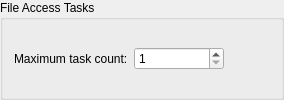
             <widget class="QGroupBox" name="groupBox">
              <property name="title">
               <string>File Access Tasks</string>
              </property>
              <layout class="QVBoxLayout" name="verticalLayout_7">
               <item>
                <widget class="QWidget" name="hwiTaskCount" native="true">
                 <property name="minimumSize">
                  <size>
                   <width>0</width>
                   <height>0</height>
                  </size>
                 </property>
                 <layout class="QHBoxLayout" name="horizontalLayout_16">
                  <property name="leftMargin">
                   <number>0</number>
                  </property>
                  <property name="topMargin">
                   <number>0</number>
                  </property>
                  <property name="rightMargin">
                   <number>0</number>
                  </property>
                  <property name="bottomMargin">
                   <number>0</number>
                  </property>
                  <item>
                   <widget class="QLabel" name="label_19">
                    <property name="toolTip">
                     <string>&lt;html&gt;&lt;head/&gt;&lt;body&gt;&lt;p&gt;&lt;span style=&quot; font-weight:600;&quot;&gt;What it means: &lt;/span&gt;This determines the number of file system tasks supported by the driver. It must be large enough for every task which will ever use the file system; not just the number which will use it at any given time. If set to 1, all mutex code is conditioned out and there is no protection against multiple tasks entering the file system.&lt;/p&gt;&lt;p&gt;&lt;span style=&quot; font-weight:600;&quot;&gt;Guidance:&lt;/span&gt; If your system is a simple environment without tasks (only one thread of execution), then this can safely be set to 1. If you know you have (for example) four tasks which will be calling into Reliance Edge, you can set this to four. Note that if you set the task count to 1, all locking is removed; if you do so and multiple tasks erroneously use Reliance Edge, this will go undetected and lead to race conditions which can corrupt the file system. So if your system has multiple tasks, only one of which uses the file system, it might be a good idea to set the task count to 2, to preserve the locking.&lt;/p&gt;&lt;p&gt;If using the POSIX-like API, the task count is also used to allocate an array of per-task information, primarily for red_errno. Since there are only so many task slots available, an error will be returned if too many tasks attempt to use Reliance Edge. For example, if the task count is set to four, and five tasks attempt to use Reliance Edge, the fifth task will be denied access. Thus, care should be taken to make sure the task count is accurate. If the task count is set to 1, in addition to removing all locking, red_errno is no longer stored on a per-task basis.&lt;/p&gt;&lt;/body&gt;&lt;/html&gt;</string>
                    </property>
                    <property name="text">
                     <string>Maximum task count:</string>
                    </property>
                   </widget>
                  </item>
                  <item>
                   <widget class="QSpinBox" name="sbTaskCount">
                    <property name="sizePolicy">
                     <sizepolicy hsizetype="Fixed" vsizetype="Fixed">
                      <horstretch>0</horstretch>
                      <verstretch>0</verstretch>
                     </sizepolicy>
                    </property>
                    <property name="minimumSize">
                     <size>
                      <width>90</width>
                      <height>0</height>
                     </size>
                    </property>
                    <property name="minimum">
                     <number>1</number>
                    </property>
                    <property name="maximum">
                     <number>2147483647</number>
                    </property>
                   </widget>
                  </item>
                  <item>
                   <spacer name="horizontalSpacer_13">
                    <property name="orientation">
                     <enum>Qt::Horizontal</enum>
                    </property>
                    <property name="sizeHint" stdset="0">
                     <size>
                      <width>40</width>
                      <height>20</height>
                     </size>
                    </property>
                   </spacer>
                  </item>
                  <item>
                   <widget class="WarningBtn" name="wbtnTaskCount" native="true">
                    <property name="sizePolicy">
                     <sizepolicy hsizetype="Fixed" vsizetype="Ignored">
                      <horstretch>0</horstretch>
                      <verstretch>0</verstretch>
                     </sizepolicy>
                    </property>
                    <property name="minimumSize">
                     <size>
                      <width>0</width>
                      <height>18</height>
                     </size>
                    </property>
                    <property name="maximumSize">
                     <size>
                      <width>18</width>
                      <height>18</height>
                     </size>
                    </property>
                   </widget>
                  </item>
                 </layout>
                </widget>
               </item>
              </layout>
             </widget>
